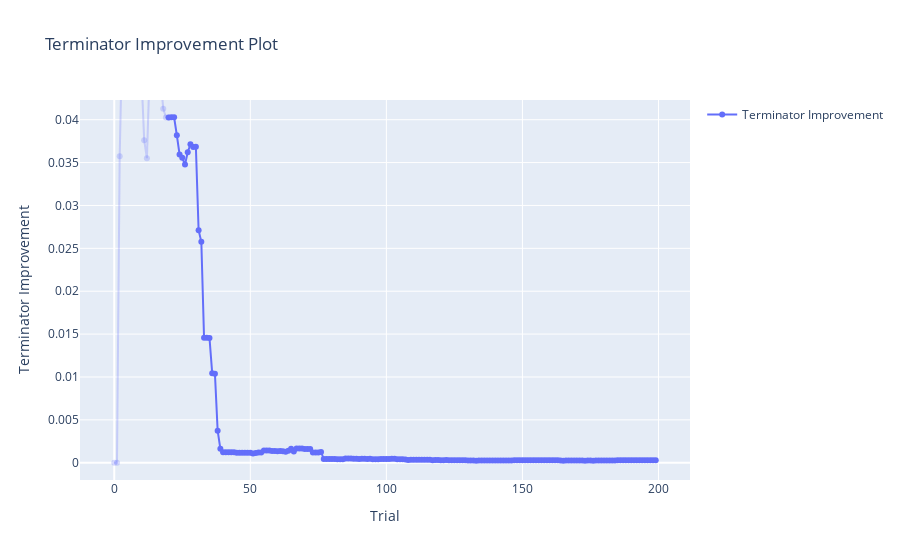

Notebook code for this chart:
### Code cell
optuna.visualization.plot_terminator_improvement(study_best_features)

### Figure 1 — Plotly figure (JSON) as saved in the notebook; plotly's stock layout.template omitted (floating-point values rounded to 4 significant figures; data arrays with more than 128 entries replaced by an {"elided": "..."} marker saying what was removed)
{"data": [{"legendgroup": "improvement", "line": {"color": "rgba(99, 110, 250, 0.25)"}, "marker": {"color": "rgba(99, 110, 250, 0.25)"}, "mode": "markers+lines", "name": "Terminator Improvement", "showlegend": false, "type": "scatter", "x": [0, 1, 2, 3, 4, 5, 6, 7, 8, 9, 10, 11, 12, 13, 14, 15, 16, 17, 18, 19, 20], "y": [9.825e-11, 9.825e-11, 0.03574, 0.05068, 0.04843, 0.04843, 0.04823, 0.04784, 0.04841, 0.04838, 0.04522, 0.03762, 0.03552, 0.04562, 0.04973, 0.05202, 0.05201, 0.04501, 0.04128, 0.04027, 0.04026]}, {"legendgroup": "improvement", "line": {"color": "rgba(99, 110, 250, 1.0)"}, "marker": {"color": "rgba(99, 110, 250, 1.0)"}, "mode": "markers+lines", "name": "Terminator Improvement", "showlegend": true, "type": "scatter", "x": {"elided": "180 int values"}, "y": {"elided": "180 float values"}}, {"type": "scatter"}], "layout": {"title": {"text": "Terminator Improvement Plot"}, "xaxis": {"title": {"text": "Trial"}}, "yaxis": {"range": [-0.002014, 0.0423], "title": {"text": "Terminator Improvement"}}}}
